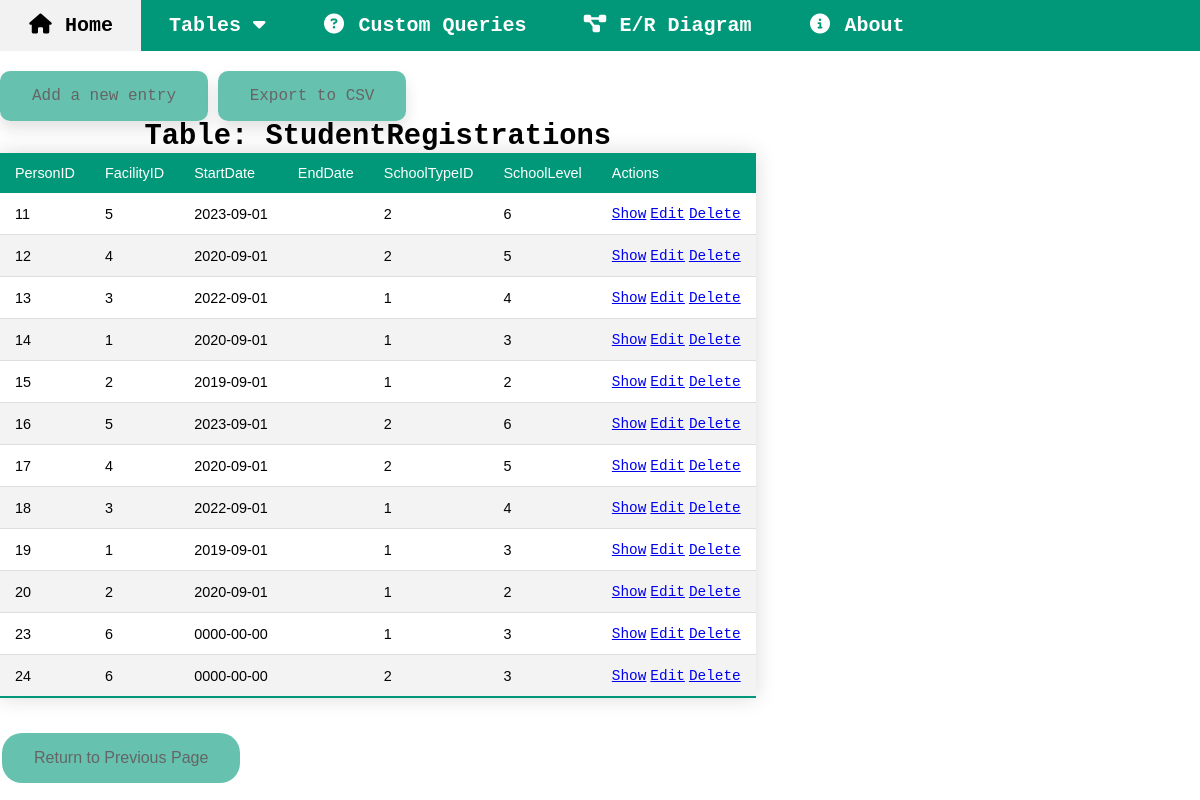
The app's page /covid/showall.php?table=StudentRegistrations with its own data.
### tables this page shows
CREATE TABLE StudentRegistrations (
    PersonID INT,
    FacilityID INT,
    StartDate DATE,
    EndDate DATE,
    SchoolTypeID INT,
    SchoolLevel INT,
    PRIMARY KEY (PersonID, FacilityID, StartDate),
    FOREIGN KEY (PersonID) REFERENCES Persons(PersonID),
    FOREIGN KEY (FacilityID) REFERENCES Facilities(FacilityID),
    FOREIGN KEY (SchoolTypeID) REFERENCES SchoolType(SchoolTypeID)
);

### functions.php (called while the page is built, shortened)
<?php require_once 'database.php';
function getColumnNames ($table) {
  $sql = "SHOW COLUMNS FROM ".$table."";
  global $conn;
  try {
    $statement = $conn->prepare($sql);
    $statement->execute();
    $output = $statement->fetchAll(PDO::FETCH_COLUMN);
    return $output;
  } catch (PDOException $e) {
    trigger_error("Error: Failed to get column names from $table");
  }
}
?>

### covid/showall.php (the view, shortened to what this page needs)
<?php require_once '../database.php';
require_once '../functions.php';
if(isset($_GET["table"]))  {
  $tableName = $_GET["table"];
} else {
  $tableName = "";
}
$columnNames = getColumnNames($tableName);
$query = "SELECT * FROM ".$tableName."";
$statement = $conn->prepare($query);
$statement->execute();
?>
<!DOCTYPE html>
<html lang="en">
<head>
  <link rel="stylesheet" href="../styles.css">
</head>
<body>
  <?php include_once ('../navbar.php'); ?>
  <br/><br/>
    <a class="topBtn" href="./create.php?table=<?=$tableName?>">Add a new entry</a>
    <a class="topBtn" onclick="exportTableToCSV('Results.csv')">Export to CSV</a>
  <table class="styled-table" id="resultsTable">
    <caption><h1>Table: <?= $tableName ?></h1></caption>
    <thead>
      <tr>
        <?php foreach ($columnNames as $row) { ?>
          <td><?= $row?></td>
        <?php } ?>
          <td>Actions</td>
      </tr>
    </thead>
    <tbody>
    <?php while ($row = $statement->fetch(PDO::FETCH_ASSOC, PDO::FETCH_ORI_NEXT)) { ?>
      <tr>
        <?php foreach ($row as $data) { ?>
          <td><?= $data; ?></td>
        <?php } ?>
        <td>
          <a href="./show.php?ID=<?=reset($row)?>&table=<?=$tableName?>">Show</a>
          <a href="./edit.php?ID=<?=reset($row)?>&table=<?=$tableName?>">Edit</a>
          <a href="./delete.php?ID=<?=reset($row)?>&table=<?=$tableName?>">Delete</a>
        </td>
      </tr>
      <?php } ?>
    </tbody>
  </table>
  <button class="smallBtn" onclick="history.back()">Return to Previous Page</button>
</body>
</html>

### styles.css (style rules this page uses)
body, a, h1, h2, h3, h4, h5 { font-family: 'Courier New', Courier, monospace; margin: 0; }
.smallBtn { background-color: #01987a; border: none; border-radius: 20px; text-decoration: none; color: black; padding: 16px 32px; text-align: center; font-size: 16px; margin: 20px 2px; opacity: 0.6; transition: 0.3s; width: auto; }
.topBtn { background-color: #01987a; position: relative; border: none; border-radius: 10px; box-shadow: 0px 8px 16px 0px rgba(0,0,0,0.2); text-decoration: none; color: black; padding: 16px 32px; text-align: center; font-size: 16px; opacity: 0.6; transition: 0.3s; width: auto; }
.styled-table { border-collapse: collapse; margin: 15px 0; font-size: 0.9em; font-family: sans-serif; min-width: 400px; box-shadow: 0 0 20px rgba(0, 0, 0, 0.15); }
.styled-table thead tr { background-color: #009879; color: #ffffff; text-align: left; }
.styled-table th, .styled-table td { padding: 12px 15px; }
.styled-table tbody tr { border-bottom: 1px solid #dddddd; }
.styled-table tbody tr:nth-of-type(even) { background-color: #f3f3f3; }
.styled-table tbody tr:last-of-type { border-bottom: 2px solid #009879; }

### records on screen
studentregistrations: PersonID "11", FacilityID "5", StartDate "2023-09-01", SchoolTypeID "2", SchoolLevel "6"
studentregistrations: PersonID "12", FacilityID "4", StartDate "2020-09-01", SchoolTypeID "2", SchoolLevel "5"
studentregistrations: PersonID "13", FacilityID "3", StartDate "2022-09-01", SchoolTypeID "1", SchoolLevel "4"
studentregistrations: PersonID "14", data "1", StartDate "2020-09-01", SchoolLevel "3"
studentregistrations: PersonID "15", data "2", StartDate "2019-09-01", SchoolTypeID "1"
studentregistrations: PersonID "16", FacilityID "5", StartDate "2023-09-01", SchoolTypeID "2", SchoolLevel "6"
studentregistrations: PersonID "17", FacilityID "4", StartDate "2020-09-01", SchoolTypeID "2", SchoolLevel "5"
studentregistrations: PersonID "18", FacilityID "3", StartDate "2022-09-01", SchoolTypeID "1", SchoolLevel "4"
studentregistrations: PersonID "19", data "1", StartDate "2019-09-01", SchoolLevel "3"
studentregistrations: PersonID "20", data "2", StartDate "2020-09-01", SchoolTypeID "1"
studentregistrations: PersonID "23", FacilityID "6", StartDate "0000-00-00", SchoolTypeID "1", SchoolLevel "3"
studentregistrations: PersonID "24", FacilityID "6", StartDate "0000-00-00", SchoolTypeID "2", SchoolLevel "3"

### other values on screen
$tableName "StudentRegistrations"
$row "PersonID"
$row "FacilityID"
$row "StartDate"
$row "EndDate"
$row "SchoolTypeID"
$row "SchoolLevel"
